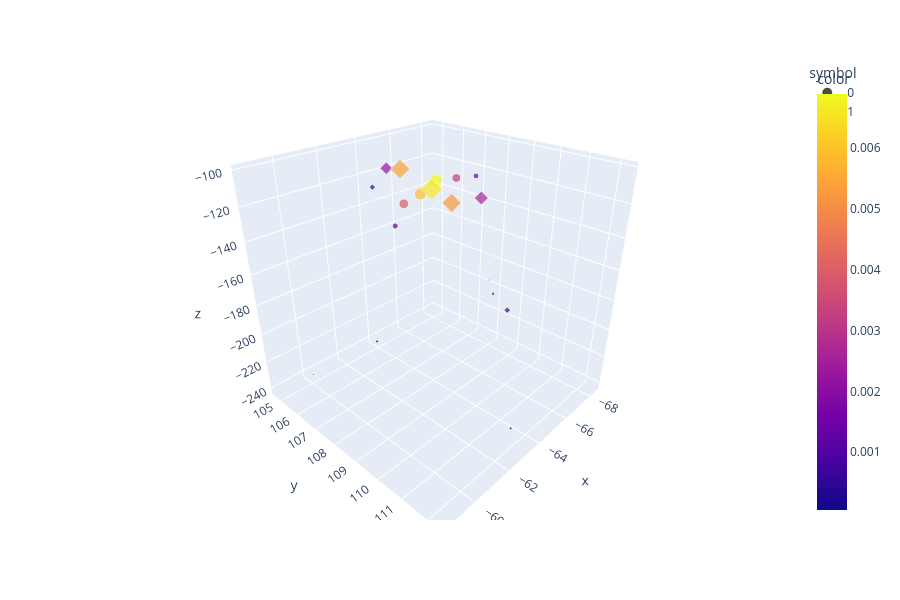

Notebook source saved alongside this figure:
### Code cell
fig = px.scatter_3d(
    x=seg_pos[:, 0],
    y=seg_pos[:, 1],
    z=time2z(seg_time, seg_pos[:, 2]),
    color=seg_edep,
    size=seg_edep,
    symbol=seg_layer,
    width=900,
    height=600,
)
fig.show()

### Figure 1 — Plotly figure (JSON) as saved in the notebook; plotly's stock layout.template omitted (floating-point values rounded to 4 significant figures)
{"data": [{"hovertemplate": "symbol=0<br>x=%{x}<br>y=%{y}<br>z=%{z}<br>size=%{marker.size}<br>color=%{marker.color}<extra></extra>", "legendgroup": "0", "marker": {"color": [5.277e-05, 8.926e-05, 0.0003217, 0.001174, 0.00319, 0.00688, 0.005902, 0.003969, 0.001323, 0.000286, 6.891e-05], "coloraxis": "coloraxis", "size": [5.277e-05, 8.926e-05, 0.0003217, 0.001174, 0.00319, 0.00688, 0.005902, 0.003969, 0.001323, 0.000286, 6.891e-05], "sizemode": "area", "sizeref": 1.72e-05, "symbol": "circle"}, "mode": "markers", "name": "0", "scene": "scene", "showlegend": true, "type": "scatter3d", "x": [-68.44, -67.55, -66.49, -65.45, -64.47, -63.44, -62.54, -61.57, -60.59, -59.56, -58.62], "y": [107.0, 108.2, 109.0, 108.7, 108.6, 108.5, 108.6, 108.7, 109.2, 109.2, 106.9], "z": [-240.6, -188.5, -187.1, -109.1, -107.6, -105.7, -109.6, -110.6, -115.7, -173.4, -208.4]}, {"hovertemplate": "symbol=1<br>x=%{x}<br>y=%{y}<br>z=%{z}<br>size=%{marker.size}<br>color=%{marker.color}<extra></extra>", "legendgroup": "1", "marker": {"color": [8.719e-05, 0.0005057, 0.002228, 0.005442, 0.006594, 0.005242, 0.002654, 0.0005339, 0.0001302], "coloraxis": "coloraxis", "size": [8.719e-05, 0.0005057, 0.002228, 0.005442, 0.006594, 0.005242, 0.002654, 0.0005339, 0.0001302], "sizemode": "area", "sizeref": 1.72e-05, "symbol": "diamond"}, "mode": "markers", "name": "1", "scene": "scene", "showlegend": true, "type": "scatter3d", "x": [-65.68, -63.68, -63.26, -62.86, -63.23, -62.94, -63.08, -63.31, -62.34], "y": [104.7, 105.5, 106.6, 107.5, 108.5, 109.5, 110.4, 111.4, 112.3], "z": [-121.5, -122.9, -106.1, -101.8, -109.8, -111.7, -105.7, -161.8, -220.9]}], "layout": {"coloraxis": {"colorbar": {"title": {"text": "color"}}, "colorscale": [[0, "#0d0887"], [0.1111, "#46039f"], [0.2222, "#7201a8"], [0.3333, "#9c179e"], [0.4444, "#bd3786"], [0.5556, "#d8576b"], [0.6667, "#ed7953"], [0.7778, "#fb9f3a"], [0.8889, "#fdca26"], [1, "#f0f921"]]}, "height": 600, "legend": {"itemsizing": "constant", "title": {"text": "symbol"}, "tracegroupgap": 0}, "margin": {"t": 60}, "scene": {"aspectmode": "auto", "aspectratio": {"x": 1, "y": 1, "z": 1}, "camera": {"center": {"x": 0, "y": 0, "z": 0}, "eye": {"x": 1.377, "y": 1.305, "z": 1.044}, "projection": {"type": "perspective"}, "up": {"x": 0, "y": 0, "z": 1}}, "domain": {"x": [0, 1], "y": [0, 1]}, "xaxis": {"title": {"text": "x"}, "type": "linear"}, "yaxis": {"title": {"text": "y"}, "type": "linear"}, "zaxis": {"title": {"text": "z"}, "type": "linear"}}, "width": 900}}
